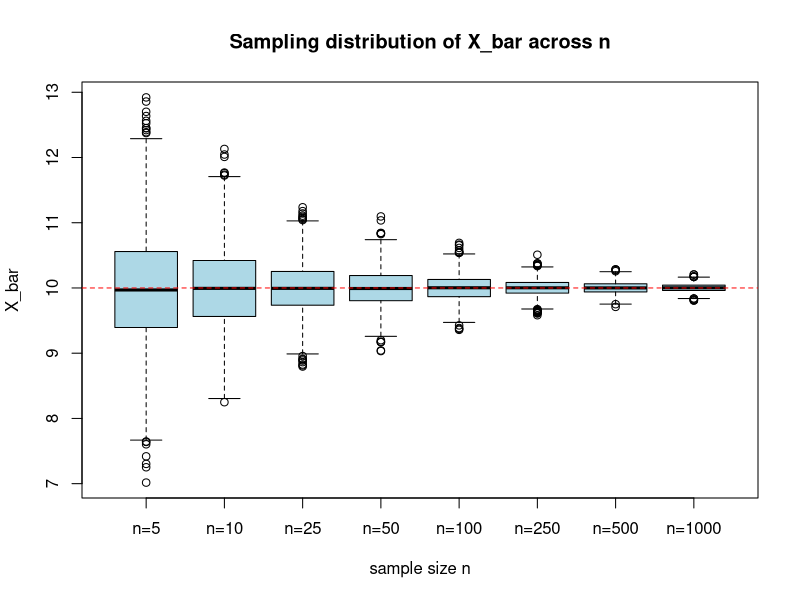
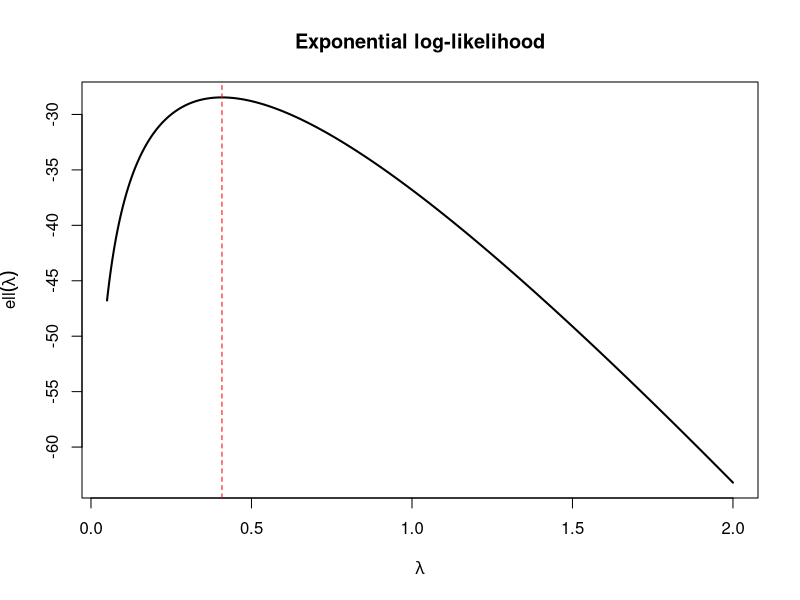
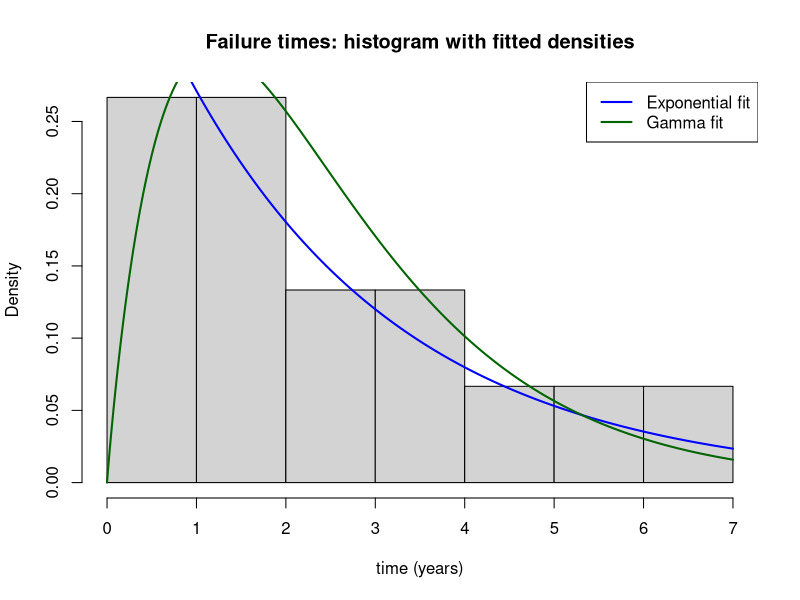
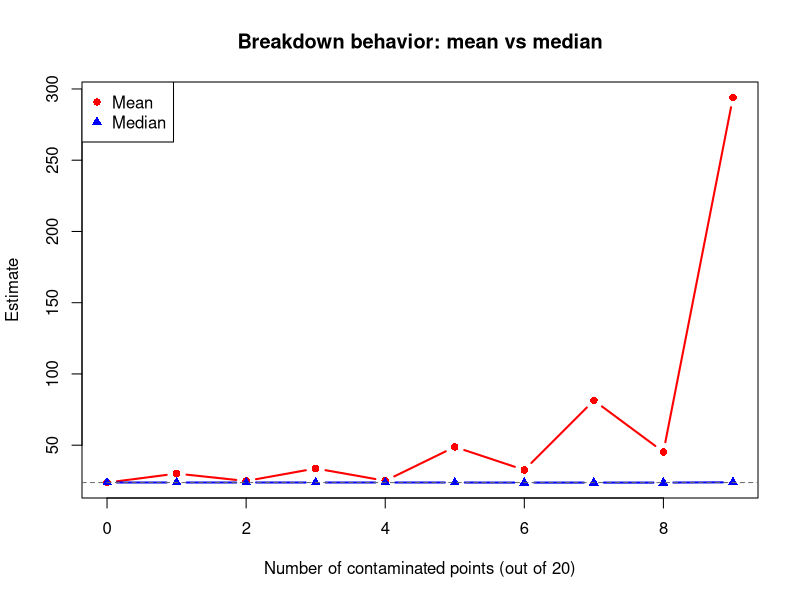
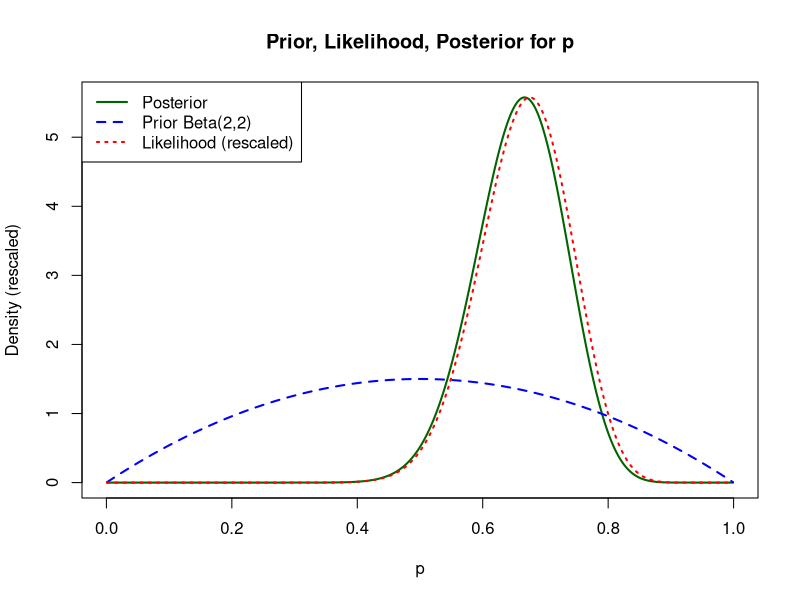
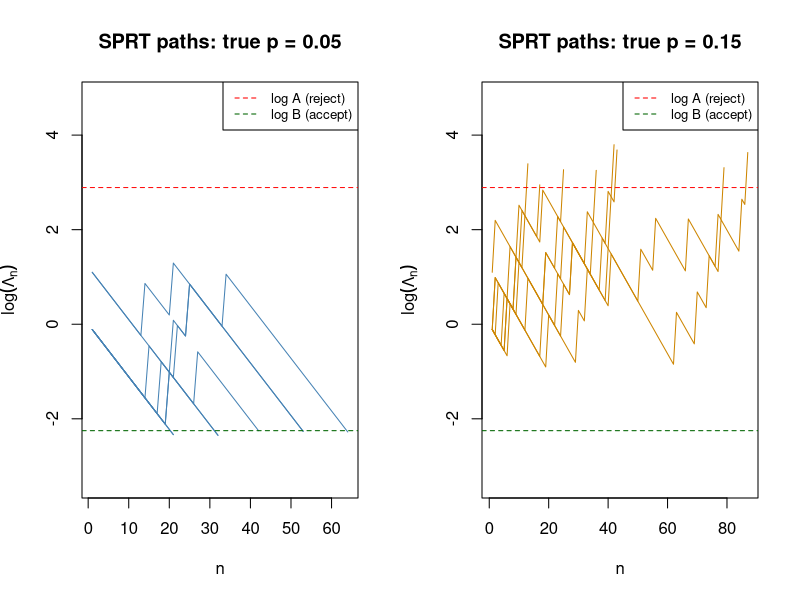

Generate these figures, in order, with R:
#############################################################################
# Advanced Statistical Inference - Lab Problem Solutions
# Language: R (base R + stats, MASS)
#############################################################################

suppressMessages({
  library(MASS)   # for rlm/huber
  library(stats)
})

set.seed(123)  # global seed; re-set locally before each simulation block too

#############################################################################
# QUESTION 1
#############################################################################
cat("\n================= QUESTION 1 =================\n")

mu_true    <- 10
sigma2_true <- 4
n1  <- 20
M1  <- 5000

## ---- Q1a: Bias check ----------------------------------------------------
set.seed(1)
samples1 <- matrix(rnorm(n1 * M1, mean = mu_true, sd = sqrt(sigma2_true)),
                    nrow = M1, ncol = n1)

xbar_vec   <- rowMeans(samples1)
S2_vec     <- apply(samples1, 1, var)                 # divisor (n-1)
sigma2_mle_vec <- apply(samples1, 1, function(x) mean((x - mean(x))^2))  # divisor n

Q1a_table <- data.frame(
  Estimator   = c("X_bar (mean)", "S^2 (n-1 divisor)", "sigma2_MLE (n divisor)"),
  Average     = c(mean(xbar_vec), mean(S2_vec), mean(sigma2_mle_vec)),
  TrueValue   = c(mu_true, sigma2_true, sigma2_true)
)
print(Q1a_table)
cat("Interpretation: S^2 (n-1 divisor) averages very close to sigma^2 = 4 -> unbiased.\n")
cat("sigma2_MLE (n divisor) averages below 4 -> biased downward (factor (n-1)/n).\n")

## ---- Q1b: Efficiency comparison ------------------------------------------
T1 <- xbar_vec                                  # sample mean
T2 <- (samples1[, 1] + samples1[, n1]) / 2       # avg of first & last obs

varT1 <- var(T1)
varT2 <- var(T2)
ratio_T2_T1 <- varT2 / varT1

Q1b_table <- data.frame(
  Estimator = c("T1 = X_bar", "T2 = (X1+Xn)/2"),
  EmpVar    = c(varT1, varT2)
)
print(Q1b_table)
cat(sprintf("Ratio Var(T2)/Var(T1) = %.3f\n", ratio_T2_T1))
cat("Interpretation: Ratio >> 1, so T1 (sample mean) is far more efficient than T2.\n")

## ---- Q1c: Sufficiency check ----------------------------------------------
set.seed(2)
sampA <- rnorm(n1, mu_true, sqrt(sigma2_true))
# Build sampB with identical mean & variance but different individual values:
# standardize sampA, apply an orthogonal-ish permutation/reflection that
# preserves sum and sum of squares (swap symmetric pairs around the mean).
sampB <- sampA
# reverse-order swap of paired deviations preserves mean & variance
ord <- order(sampA)
sampB[ord] <- rev(sampA[ord])
# To guarantee different individual values while keeping mean/var identical,
# perform a mean/variance-preserving rotation on two coordinates at a time:
rotate_pair <- function(x, i, j, theta) {
  m <- mean(x)
  xi <- x[i] - m; xj <- x[j] - m
  x[i] <- m + xi * cos(theta) - xj * sin(theta)
  x[j] <- m + xi * sin(theta) + xj * cos(theta)
  x
}
sampB <- sampA
set.seed(3)
for (k in seq(1, n1 - 1, by = 2)) {
  sampB <- rotate_pair(sampB, k, k + 1, theta = pi / 3)
}

cat(sprintf("mean(sampA)=%.6f  mean(sampB)=%.6f\n", mean(sampA), mean(sampB)))
cat(sprintf("var(sampA)=%.6f   var(sampB)=%.6f\n", var(sampA), var(sampB)))

loglik_normal <- function(x, mu, sigma2) {
  n <- length(x)
  -n/2 * log(2 * pi * sigma2) - sum((x - mu)^2) / (2 * sigma2)
}

param_grid <- data.frame(
  mu     = c(9, 10, 10, 11, 10),
  sigma2 = c(4, 3, 4, 4, 5)
)

llA <- mapply(function(m, s2) loglik_normal(sampA, m, s2),
              param_grid$mu, param_grid$sigma2)
llB <- mapply(function(m, s2) loglik_normal(sampB, m, s2),
              param_grid$mu, param_grid$sigma2)

Q1c_table <- data.frame(
  mu = param_grid$mu, sigma2 = param_grid$sigma2,
  loglikA = llA, loglikB = llB,
  LikelihoodRatio_A_over_B = exp(llA - llB)
)
print(Q1c_table)
cat("Interpretation: The likelihood ratio L_A/L_B is (numerically) constant across\n")
cat("all parameter values, confirming (X_bar, S^2) is sufficient for (mu, sigma^2).\n")

## ---- Q1d: Consistency check ----------------------------------------------
ns <- c(5, 10, 25, 50, 100, 250, 500, 1000)
M1d <- 2000

xbar_list <- vector("list", length(ns))
set.seed(4)
for (i in seq_along(ns)) {
  n <- ns[i]
  mat <- matrix(rnorm(n * M1d, mu_true, sqrt(sigma2_true)), nrow = M1d, ncol = n)
  xbar_list[[i]] <- rowMeans(mat)
}
names(xbar_list) <- paste0("n=", ns)

emp_var   <- sapply(xbar_list, var)
theo_var  <- sigma2_true / ns
frac_far  <- sapply(xbar_list, function(v) mean(abs(v - mu_true) > 0.1))

Q1d_table <- data.frame(n = ns, EmpVar_Xbar = emp_var, Theoretical_4_over_n = theo_var,
                         Frac_abs_dev_gt_0.1 = frac_far)
print(Q1d_table)

png("q1d_consistency.png", width = 900, height = 600)
boxplot(xbar_list, main = "Sampling distribution of X_bar across n",
        xlab = "sample size n", ylab = "X_bar", col = "lightblue")
abline(h = mu_true, col = "red", lty = 2)
dev.off()
cat("Plot saved: q1d_consistency.png\n")
cat("Interpretation: Empirical variance of X_bar tracks 4/n closely and the fraction\n")
cat("of samples with |X_bar - 10| > 0.1 shrinks toward 0 as n grows -> consistency.\n")

## Optional add-on: median version
med_list <- lapply(xbar_list, function(x) x) # placeholder, recompute properly below
med_var  <- numeric(length(ns))
med_frac <- numeric(length(ns))
set.seed(5)
for (i in seq_along(ns)) {
  n <- ns[i]
  mat <- matrix(rnorm(n * M1d, mu_true, sqrt(sigma2_true)), nrow = M1d, ncol = n)
  meds <- apply(mat, 1, median)
  med_var[i]  <- var(meds)
  med_frac[i] <- mean(abs(meds - mu_true) > 0.1)
}
Q1d_table$EmpVar_Median   <- med_var
Q1d_table$Frac_Median_gt0.1 <- med_frac
print(Q1d_table)


#############################################################################
# QUESTION 2
#############################################################################
cat("\n================= QUESTION 2 =================\n")

failure_times <- c(2.1, 0.8, 3.4, 1.2, 5.6, 0.4, 2.9, 1.8, 4.1, 0.6,
                    3.3, 2.0, 1.5, 6.2, 0.9)
n2 <- length(failure_times)

## ---- Q2a: log-likelihood curve -------------------------------------------
loglik_exp <- function(lambda, x) sum(dexp(x, rate = lambda, log = TRUE))

lambda_grid <- seq(0.05, 2, length.out = 2000)
ll_grid <- sapply(lambda_grid, loglik_exp, x = failure_times)
lambda_hat_grid <- lambda_grid[which.max(ll_grid)]

png("q2a_loglik.png", width = 800, height = 600)
plot(lambda_grid, ll_grid, type = "l", lwd = 2,
     xlab = expression(lambda), ylab = expression(ell(lambda)),
     main = "Exponential log-likelihood")
abline(v = lambda_hat_grid, col = "red", lty = 2)
dev.off()
cat(sprintf("Grid-based maximizer: lambda_hat (grid) = %.4f\n", lambda_hat_grid))

## ---- Q2b: Numerical MLE ---------------------------------------------------
neg_ll_exp <- function(lambda) -loglik_exp(lambda, failure_times)
opt2b <- optim(par = 1, fn = neg_ll_exp, method = "Brent", lower = 0.001, upper = 5)
lambda_hat_opt <- opt2b$par
lambda_hat_formula <- 1 / mean(failure_times)

cat(sprintf("optim() MLE:        lambda_hat = %.4f\n", lambda_hat_opt))
cat(sprintf("Grid MLE:            lambda_hat = %.4f\n", lambda_hat_grid))
cat(sprintf("1/mean(data):        lambda_hat = %.4f\n", lambda_hat_formula))

## ---- Q2c: Fisher Information, SE, Wald CI --------------------------------
h <- 1e-4
d2ll <- (loglik_exp(lambda_hat_opt + h, failure_times) -
         2 * loglik_exp(lambda_hat_opt, failure_times) +
         loglik_exp(lambda_hat_opt - h, failure_times)) / h^2
I_lambda_hat <- -d2ll
se_lambda <- sqrt(1 / I_lambda_hat)
z975 <- qnorm(0.975)
wald_ci <- lambda_hat_opt + c(-1, 1) * z975 * se_lambda

cat(sprintf("Observed Fisher Info I(lambda_hat) = %.4f\n", I_lambda_hat))
cat(sprintf("SE(lambda_hat) = %.4f\n", se_lambda))
cat(sprintf("95%% Wald CI for lambda: (%.4f, %.4f)\n", wald_ci[1], wald_ci[2]))

## ---- Q2d: Gamma fit + AIC comparison --------------------------------------
neg_ll_gamma <- function(par) {
  k <- par[1]; theta <- par[2]
  if (k <= 0 || theta <= 0) return(1e10)
  -sum(dgamma(failure_times, shape = k, rate = theta, log = TRUE))
}
opt_gamma <- optim(par = c(1, 1), fn = neg_ll_gamma, method = "L-BFGS-B",
                    lower = c(1e-3, 1e-3))
k_hat <- opt_gamma$par[1]
theta_hat <- opt_gamma$par[2]
ll_gamma <- -opt_gamma$value
ll_exp   <- loglik_exp(lambda_hat_opt, failure_times)

AIC_exp   <- 2 * 1 - 2 * ll_exp     # 1 parameter
AIC_gamma <- 2 * 2 - 2 * ll_gamma   # 2 parameters

Q2d_table <- data.frame(
  Model = c("Exponential", "Gamma"),
  Params = c(sprintf("lambda=%.4f", lambda_hat_opt),
             sprintf("k=%.4f, theta=%.4f", k_hat, theta_hat)),
  LogLik = c(ll_exp, ll_gamma),
  AIC = c(AIC_exp, AIC_gamma)
)
print(Q2d_table)
cat(if (AIC_exp < AIC_gamma) "AIC prefers the Exponential model.\n" else "AIC prefers the Gamma model.\n")

## ---- Q2e: Visual fit check -------------------------------------------------
png("q2e_fit_check.png", width = 800, height = 600)
hist(failure_times, breaks = 8, freq = FALSE, col = "lightgray",
     main = "Failure times: histogram with fitted densities",
     xlab = "time (years)")
curve(dexp(x, rate = lambda_hat_opt), add = TRUE, col = "blue", lwd = 2, n = 500)
curve(dgamma(x, shape = k_hat, rate = theta_hat), add = TRUE, col = "darkgreen", lwd = 2, n = 500)
legend("topright", legend = c("Exponential fit", "Gamma fit"),
       col = c("blue", "darkgreen"), lwd = 2)
dev.off()
cat("Plot saved: q2e_fit_check.png\n")


#############################################################################
# QUESTION 3
#############################################################################
cat("\n================= QUESTION 3 =================\n")

sensor <- c(23.1, 24.5, 22.8, 25.0, 23.6, 24.1, 23.9, 22.7, 150.2, 24.8,
            23.3, 24.0, 23.5, 22.9, -80.5, 24.2, 23.7, 24.6, 23.0, 24.3)

## ---- Q3a: Compare center estimates ---------------------------------------
trimmed_mean10 <- mean(sensor, trim = 0.10)
mad_val <- mad(sensor)  # default constant 1.4826, consistent with normal sd

Q3a_table <- data.frame(
  Estimator = c("Mean", "SD", "Median", "MAD", "10% Trimmed Mean"),
  Value = c(mean(sensor), sd(sensor), median(sensor), mad_val, trimmed_mean10)
)
print(Q3a_table)
cat("Interpretation: Mean and SD are pulled strongly toward the two outliers\n")
cat("(150.2 and -80.5); median, MAD, and trimmed mean stay close to the clean values.\n")

## ---- Q3b: Huber M-estimator -----------------------------------------------
huber_est <- MASS::huber(sensor, k = 1.345)
huber_mu <- huber_est$mu

Q3ab_table <- rbind(Q3a_table,
                     data.frame(Estimator = "Huber M-estimate (k=1.345)", Value = huber_mu))
print(Q3ab_table)

## ---- Q3c: Breakdown-point sweep -------------------------------------------
clean_vals <- sensor[!(sensor %in% c(150.2, -80.5))]  # 18 clean points
clean_mean <- mean(clean_vals)

set.seed(6)
contam_pool <- c(150.2, -80.5, 200, -150, 500, -300, 1000, -700, 5000, -3000)[1:9]
n_contam_seq <- 0:9
means_seq <- numeric(length(n_contam_seq))
medians_seq <- numeric(length(n_contam_seq))

for (i in seq_along(n_contam_seq)) {
  k <- n_contam_seq[i]
  n_clean_needed <- 20 - k
  clean_part <- rep_len(clean_vals, n_clean_needed)   # 20-k clean points (recycled if >18)
  if (k == 0) {
    vec <- clean_part
  } else {
    vec <- c(clean_part, contam_pool[1:k])             # add k contaminated points
  }
  means_seq[i] <- mean(vec)
  medians_seq[i] <- median(vec)
}

png("q3c_breakdown.png", width = 800, height = 600)
plot(n_contam_seq, means_seq, type = "b", col = "red", pch = 16, lwd = 2,
     ylim = range(c(means_seq, medians_seq)),
     xlab = "Number of contaminated points (out of 20)",
     ylab = "Estimate", main = "Breakdown behavior: mean vs median")
lines(n_contam_seq, medians_seq, type = "b", col = "blue", pch = 17, lwd = 2)
abline(h = clean_mean, lty = 2, col = "gray40")
legend("topleft", legend = c("Mean", "Median"), col = c("red", "blue"), pch = c(16, 17))
dev.off()
cat("Plot saved: q3c_breakdown.png\n")

first_break <- n_contam_seq[which(abs(means_seq - clean_mean) > 10)][1]
cat(sprintf("Mean moves > 10 units from clean mean starting at %d contaminated point(s).\n",
            first_break))
cat("Median remains stable (near-zero breakdown effect) across all 9 contamination levels.\n")

## ---- Q3d: Clean-data comparison -------------------------------------------
clean_trimmed <- mean(clean_vals, trim = 0.10)
clean_mad <- mad(clean_vals)
clean_huber <- MASS::huber(clean_vals, k = 1.345)$mu

Q3d_table <- data.frame(
  Estimator = c("Mean", "SD", "Median", "MAD", "10% Trimmed Mean", "Huber M-estimate"),
  Contaminated_n20 = c(mean(sensor), sd(sensor), median(sensor), mad_val,
                        trimmed_mean10, huber_mu),
  Clean_n18 = c(mean(clean_vals), sd(clean_vals), median(clean_vals), clean_mad,
                clean_trimmed, clean_huber)
)
print(Q3d_table)
cat("Interpretation: Mean and SD change drastically once outliers are removed,\n")
cat("while median, MAD, trimmed mean, and Huber estimate barely change -- confirming\n")
cat("their robustness to the two contaminated sensor readings.\n")


#############################################################################
# QUESTION 4
#############################################################################
cat("\n================= QUESTION 4 =================\n")

n4 <- 40
x4 <- 27
p_grid <- seq(0.001, 0.999, length.out = 1000)

## ---- Q4a: Posterior via Beta(2,2) prior -----------------------------------
a0 <- 2; b0 <- 2
prior_dens <- dbeta(p_grid, a0, b0)
lik <- dbinom(x4, n4, p_grid)
post_unnorm <- prior_dens * lik
post_dens <- post_unnorm / (sum(post_unnorm) * diff(p_grid)[1])  # normalize (grid)

# Analytic posterior for Beta prior + Binomial likelihood: Beta(a0+x, b0+n-x)
post_a <- a0 + x4
post_b <- b0 + (n4 - x4)
cat(sprintf("Posterior (grid, Beta(2,2) prior) matches Beta(%d, %d) analytically.\n",
            post_a, post_b))

## ---- Q4b: Plot prior, likelihood, posterior --------------------------------
lik_rescaled <- lik / max(lik) * max(post_dens)   # rescale for comparable height

png("q4b_prior_lik_post.png", width = 800, height = 600)
plot(p_grid, post_dens, type = "l", col = "darkgreen", lwd = 2,
     xlab = "p", ylab = "Density (rescaled)", main = "Prior, Likelihood, Posterior for p")
lines(p_grid, prior_dens, col = "blue", lwd = 2, lty = 2)
lines(p_grid, lik_rescaled, col = "red", lwd = 2, lty = 3)
legend("topleft", legend = c("Posterior", "Prior Beta(2,2)", "Likelihood (rescaled)"),
       col = c("darkgreen", "blue", "red"), lty = c(1, 2, 3), lwd = 2)
dev.off()
cat("Plot saved: q4b_prior_lik_post.png\n")

## ---- Q4c: Point estimates --------------------------------------------------
post_mean_grid <- sum(p_grid * post_dens) * diff(p_grid)[1]
post_mode_grid <- p_grid[which.max(post_dens)]
cdf_grid <- cumsum(post_dens) * diff(p_grid)[1]
post_median_grid <- p_grid[which.min(abs(cdf_grid - 0.5))]
p_mle <- x4 / n4

Q4c_table <- data.frame(
  Quantity = c("Posterior mean", "Posterior mode", "Posterior median", "Frequentist MLE"),
  Value = c(post_mean_grid, post_mode_grid, post_median_grid, p_mle)
)
print(Q4c_table)

## ---- Q4d: Interval comparison ----------------------------------------------
cred_lower <- p_grid[which.min(abs(cdf_grid - 0.025))]
cred_upper <- p_grid[which.min(abs(cdf_grid - 0.975))]
cred_int <- c(cred_lower, cred_upper)

# Frequentist: Wald and Wilson
p_hat <- p_mle
se_wald <- sqrt(p_hat * (1 - p_hat) / n4)
wald_ci4 <- p_hat + c(-1, 1) * qnorm(0.975) * se_wald

z <- qnorm(0.975)
wilson_center <- (p_hat + z^2/(2*n4)) / (1 + z^2/n4)
wilson_halfwidth <- (z / (1 + z^2/n4)) * sqrt(p_hat*(1-p_hat)/n4 + z^2/(4*n4^2))
wilson_ci4 <- wilson_center + c(-1, 1) * wilson_halfwidth

Q4d_table <- data.frame(
  Method = c("Bayesian 95% credible interval", "Frequentist 95% Wald CI", "Frequentist 95% Wilson CI"),
  Lower = c(cred_int[1], wald_ci4[1], wilson_ci4[1]),
  Upper = c(cred_int[2], wald_ci4[2], wilson_ci4[2]),
  Width = c(diff(cred_int), diff(wald_ci4), diff(wilson_ci4))
)
print(Q4d_table)

## ---- Q4e: Prior sensitivity table ------------------------------------------
compute_posterior_summary <- function(a0, b0, x, n, grid) {
  prior <- dbeta(grid, a0, b0)
  lik_ <- dbinom(x, n, grid)
  post <- prior * lik_
  post <- post / (sum(post) * diff(grid)[1])
  pm <- sum(grid * post) * diff(grid)[1]
  pmode <- grid[which.max(post)]
  cdf_ <- cumsum(post) * diff(grid)[1]
  pmed <- grid[which.min(abs(cdf_ - 0.5))]
  lo <- grid[which.min(abs(cdf_ - 0.025))]
  hi <- grid[which.min(abs(cdf_ - 0.975))]
  c(mean = pm, mode = pmode, median = pmed, ci_lo = lo, ci_hi = hi)
}

priors_list <- list(c(1, 1), c(2, 2), c(20, 20))
prior_names <- c("Beta(1,1)", "Beta(2,2)", "Beta(20,20)")
Q4e_res <- t(sapply(priors_list, function(ab) compute_posterior_summary(ab[1], ab[2], x4, n4, p_grid)))
Q4e_table <- data.frame(Prior = prior_names, Q4e_res)
Q4e_table$CI <- sprintf("(%.4f, %.4f)", Q4e_table$ci_lo, Q4e_table$ci_hi)
Q4e_table <- Q4e_table[, c("Prior", "mean", "mode", "median", "CI")]
print(Q4e_table)
cat("Interpretation: With n=40, the posterior mean/mode/median shift only modestly\n")
cat("across priors; the informative Beta(20,20) pulls estimates noticeably toward 0.5.\n")

## Optional add-on: n = 400, x = 270
x4b <- 270; n4b <- 400
Q4e_res_big <- t(sapply(priors_list, function(ab) compute_posterior_summary(ab[1], ab[2], x4b, n4b, p_grid)))
Q4e_table_big <- data.frame(Prior = prior_names, Q4e_res_big)
Q4e_table_big$CI <- sprintf("(%.4f, %.4f)", Q4e_table_big$ci_lo, Q4e_table_big$ci_hi)
Q4e_table_big <- Q4e_table_big[, c("Prior", "mean", "mode", "median", "CI")]
print(Q4e_table_big)
cat("Interpretation: With n=400 (same proportion), prior choice barely moves the\n")
cat("posterior summaries -- the data dominate the prior as sample size grows.\n")


#############################################################################
# QUESTION 5
#############################################################################
cat("\n================= QUESTION 5 =================\n")

## ---- Q5a: Two intervals for lambda -----------------------------------------
n5 <- length(failure_times)
xbar5 <- mean(failure_times)

chisq_lower <- qchisq(0.025, df = 2 * n5)
chisq_upper <- qchisq(0.975, df = 2 * n5)
# 2*n*lambda*Xbar ~ chisq(2n)  =>  lambda in ( chisq_lower/(2*n*Xbar), chisq_upper/(2*n*Xbar) )
chisq_ci <- c(chisq_lower, chisq_upper) / (2 * n5 * xbar5)

Q5a_table <- data.frame(
  Method = c("Chi-square-based CI", "Wald CI (from Q2c)"),
  Lower = c(chisq_ci[1], wald_ci[1]),
  Upper = c(chisq_ci[2], wald_ci[2]),
  Width = c(diff(chisq_ci), diff(wald_ci))
)
print(Q5a_table)

## ---- Q5b: Coverage simulation (t-based) -------------------------------------
set.seed(7)
t_crit <- qt(0.975, df = n1 - 1)
xbar_5b <- rowMeans(samples1)   # reuse Q1 samples (n=20, M=5000)
s_5b <- apply(samples1, 1, sd)
se_5b <- s_5b / sqrt(n1)
lower_t <- xbar_5b - t_crit * se_5b
upper_t <- xbar_5b + t_crit * se_5b
coverage_t <- mean(lower_t <= mu_true & mu_true <= upper_t)
cat(sprintf("Empirical coverage of 95%% t-based CI (n=20, M=5000): %.4f\n", coverage_t))

## ---- Q5c: Coverage simulation (z-misspecified) -------------------------------
set.seed(8)
simulate_z_coverage <- function(n, M = 5000) {
  mat <- matrix(rnorm(n * M, mu_true, sqrt(sigma2_true)), nrow = M, ncol = n)
  xb <- rowMeans(mat)
  s <- apply(mat, 1, sd)
  se <- s / sqrt(n)
  lo <- xb - 1.96 * se
  hi <- xb + 1.96 * se
  mean(lo <= mu_true & mu_true <= hi)
}
cov_z_n5   <- simulate_z_coverage(5)
cov_z_n100 <- simulate_z_coverage(100)

Q5c_table <- data.frame(n = c(5, 100), EmpiricalCoverage_z = c(cov_z_n5, cov_z_n100))
print(Q5c_table)
bigger_gap_n <- Q5c_table$n[which.max(abs(Q5c_table$EmpiricalCoverage_z - 0.95))]
cat(sprintf("Sample size with bigger gap from 95%%: n = %d\n", bigger_gap_n))
cat("Interpretation: Using z instead of t under-covers more severely for small n\n")
cat("(here n=5) because the t-distribution has heavier tails at low df.\n")

## ---- Q5d: Bootstrap CI for the median ----------------------------------------
set.seed(9)
B <- 2000
boot_medians <- replicate(B, median(sample(sensor, length(sensor), replace = TRUE)))
boot_ci_median <- quantile(boot_medians, c(0.025, 0.975))

# naive normal-theory CI for the mean on contaminated data
se_mean_contam <- sd(sensor) / sqrt(length(sensor))
naive_mean_ci <- mean(sensor) + c(-1, 1) * qnorm(0.975) * se_mean_contam

Q5d_table <- data.frame(
  Method = c("Bootstrap 95% CI for median", "Naive normal-theory 95% CI for mean"),
  Lower = c(boot_ci_median[1], naive_mean_ci[1]),
  Upper = c(boot_ci_median[2], naive_mean_ci[2])
)
print(Q5d_table)
cat("Interpretation: The bootstrap median CI is tight and unaffected by outliers,\n")
cat("while the naive mean CI is shifted/inflated by the two contaminated points.\n")


#############################################################################
# QUESTION 6
#############################################################################
cat("\n================= QUESTION 6 =================\n")

p0 <- 0.05
p1 <- 0.15
alpha6 <- 0.05
beta6 <- 0.10

## ---- Q6a: SPRT boundaries -----------------------------------------------
A_bound <- (1 - beta6) / alpha6
B_bound <- beta6 / (1 - alpha6)
logA <- log(A_bound)
logB <- log(B_bound)
cat(sprintf("A = %.4f, B = %.4f\n", A_bound, B_bound))
cat(sprintf("log A = %.4f, log B = %.4f\n", logA, logB))

## ---- Q6b: SPRT update rule / run function --------------------------------
run_sprt <- function(p_true, p0, p1, logA, logB, max_n = 10000) {
  logLambda <- 0
  n <- 0
  repeat {
    n <- n + 1
    x <- rbinom(1, 1, p_true)
    logLambda <- logLambda + x * log(p1 / p0) + (1 - x) * log((1 - p1) / (1 - p0))
    if (logLambda >= logA) return(list(decision = "reject_H0", n = n))
    if (logLambda <= logB) return(list(decision = "accept_H0", n = n))
    if (n >= max_n) return(list(decision = "no_decision", n = n))
  }
}

## ---- Q6c: Simulation at true rate p0 ---------------------------------------
set.seed(10)
nsim6 <- 1000
res_p0 <- replicate(nsim6, run_sprt(p0, p0, p1, logA, logB), simplify = FALSE)
dec_p0 <- sapply(res_p0, `[[`, "decision")
n_p0 <- sapply(res_p0, `[[`, "n")

prop_correct_p0 <- mean(dec_p0 == "accept_H0")
Q6c_table <- data.frame(
  TrueRate = "p0 = 0.05",
  Prop_Correct_Accept_H0 = prop_correct_p0,
  Mean_N = mean(n_p0),
  Median_N = median(n_p0)
)
print(Q6c_table)

## ---- Q6d: Simulation at true rate p1 ----------------------------------------
set.seed(11)
res_p1 <- replicate(nsim6, run_sprt(p1, p0, p1, logA, logB), simplify = FALSE)
dec_p1 <- sapply(res_p1, `[[`, "decision")
n_p1 <- sapply(res_p1, `[[`, "n")

prop_correct_p1 <- mean(dec_p1 == "reject_H0")
Q6d_table <- data.frame(
  TrueRate = "p1 = 0.15",
  Prop_Correct_Reject_H0 = prop_correct_p1,
  Mean_N = mean(n_p1)
)
print(Q6d_table)

## ---- Q6e: Fixed-sample-size comparison ---------------------------------------
z_alpha <- qnorm(1 - alpha6)
z_beta  <- qnorm(1 - beta6)  # power = 0.90
n_fixed <- ((z_alpha * sqrt(p0 * (1 - p0)) + z_beta * sqrt(p1 * (1 - p1))) / (p1 - p0))^2
n_fixed <- ceiling(n_fixed)

Q6e_table <- data.frame(
  Method = c("Fixed-sample formula", "SPRT avg N (true p0)", "SPRT avg N (true p1)"),
  N = c(n_fixed, mean(n_p0), mean(n_p1))
)
print(Q6e_table)
cat("Interpretation: SPRT reaches a decision, on average, with far fewer\n")
cat("observations than the fixed-sample design under both true rates.\n")

## ---- Q6f: Sample-path plot -----------------------------------------------
simulate_path <- function(p_true, p0, p1, logA, logB, max_n = 500) {
  logLambda <- numeric(0)
  cur <- 0
  n <- 0
  repeat {
    n <- n + 1
    x <- rbinom(1, 1, p_true)
    cur <- cur + x * log(p1 / p0) + (1 - x) * log((1 - p1) / (1 - p0))
    logLambda <- c(logLambda, cur)
    if (cur >= logA || cur <= logB || n >= max_n) break
  }
  logLambda
}

set.seed(12)
paths_p0 <- lapply(1:8, function(i) simulate_path(p0, p0, p1, logA, logB))
set.seed(13)
paths_p1 <- lapply(1:8, function(i) simulate_path(p1, p0, p1, logA, logB))

png("q6f_sample_paths.png", width = 1000, height = 600)
par(mfrow = c(1, 2))

ymax <- max(logA, sapply(c(paths_p0, paths_p1), max)) + 1
ymin <- min(logB, sapply(c(paths_p0, paths_p1), min)) - 1

plot(NULL, xlim = c(1, max(sapply(paths_p0, length))), ylim = c(ymin, ymax),
     xlab = "n", ylab = expression(log(Lambda[n])), main = "SPRT paths: true p = 0.05")
for (pth in paths_p0) lines(seq_along(pth), pth, col = "steelblue")
abline(h = c(logA, logB), col = c("red", "darkgreen"), lty = 2)
legend("topright", legend = c("log A (reject)", "log B (accept)"),
       col = c("red", "darkgreen"), lty = 2, cex = 0.8)

plot(NULL, xlim = c(1, max(sapply(paths_p1, length))), ylim = c(ymin, ymax),
     xlab = "n", ylab = expression(log(Lambda[n])), main = "SPRT paths: true p = 0.15")
for (pth in paths_p1) lines(seq_along(pth), pth, col = "orange3")
abline(h = c(logA, logB), col = c("red", "darkgreen"), lty = 2)
legend("topright", legend = c("log A (reject)", "log B (accept)"),
       col = c("red", "darkgreen"), lty = 2, cex = 0.8)

par(mfrow = c(1, 1))
dev.off()
cat("Plot saved: q6f_sample_paths.png\n")

cat("\n================= END OF SCRIPT =================\n")
